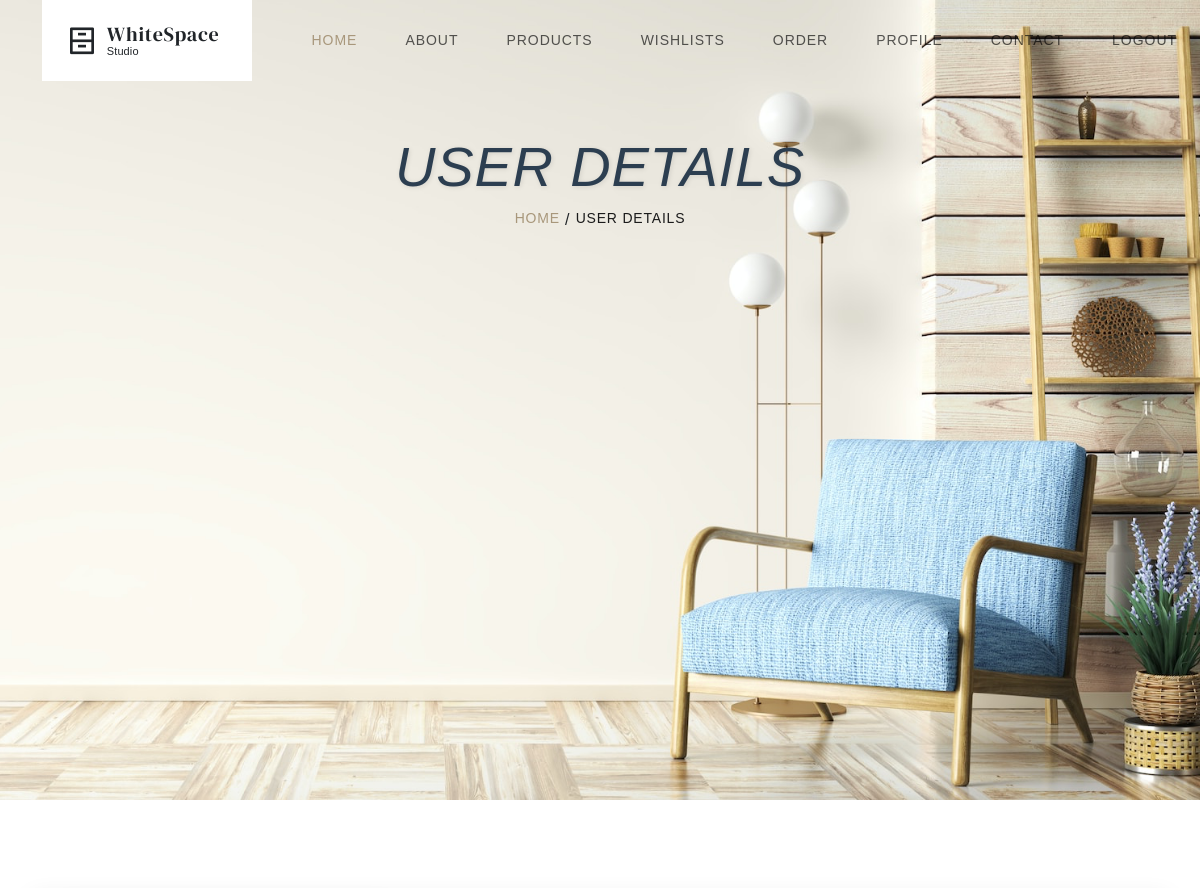
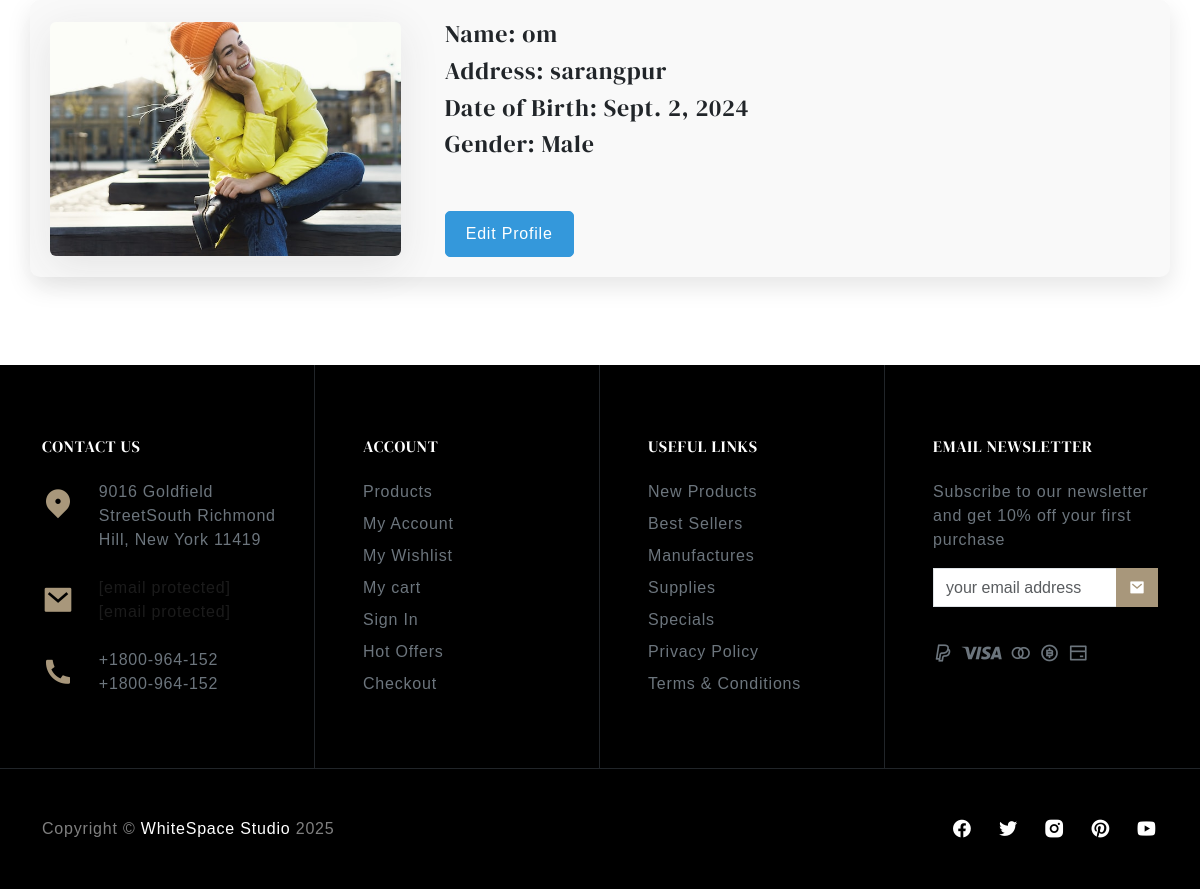
The page /showuser (signed in) on the database its author committed (2 pictures, top to bottom).
### myapp/models.py (models this page shows, shortened)
class UserProfile(models.Model):
    user = models.ForeignKey(Login, on_delete=models.CASCADE)
    address = models.TextField(blank=True, null=True)
    userprofile_image = models.ImageField(upload_to='media/', blank=True, null=True)
    date_of_birth = models.DateField(blank=True, null=True)
    gender = models.CharField(max_length=10, choices=[('Male', 'Male'), ('Female', 'Female'), ('Other', 'Other')], blank=True, null=True)
    loyalty_points = models.IntegerField(default=0)  # Track points earned by the user
    def user_image(self):
        return mark_safe('<img src = "{}" width = "100">'.format(self.userprofile_image.url))
    user_image.allow_tags = True

class Login(models.Model):
    name = models.CharField(max_length=100)
    email = models.EmailField(unique=True)
    password = models.CharField(max_length=100, default="admin@123")
    phone = models.CharField(max_length=20, null=True, blank=True)
    ROLE = (
        ("Seller", "Seller"),
        ("User", "User"),
    )
    role = models.CharField(max_length=10, choices=ROLE, default='User')
    STATUS = (
        ("0", "unapproved"),
        ("1", "approved")
    )
    status = models.CharField(max_length=10, choices=STATUS, default='0')
    id_proof = models.FileField(upload_to='id_proofs/', null=True, blank=True, default=None)
    def pic(self):
        return mark_safe('<img src = "{}" width = "100">'.format(self.id_proof.url))
    pic.allow_tags = True

### myapp/views.py (the view)
# urls.py: path('showuser', views.showuser, name='showuser'),
def showuser(request):
    context = checksession(request)
    uid = request.session['log_id']
    alluserdetails = UserProfile.objects.get(user=Login(id=uid))
    context.update({
        'alldetail': alluserdetails,
    })
    return render(request,'showuser.html', context)

### myapp/views.py (called while the page is built)
def checksession(request):
    uid = request.session.get('log_id')
    if not uid:
        return None
    try:
        userdata = Login.objects.get(id=uid)
        is_seller = userdata.role == "Seller"
        if is_seller:
            try:
                profile = SellerProfile.objects.get(user=userdata)
            except SellerProfile.DoesNotExist:
                profile = None
        else:
            try:
                profile = UserProfile.objects.get(user=userdata)
            except UserProfile.DoesNotExist:
                profile = None
        context = {
            'userdata': userdata,
            'is_seller': is_seller,
            'profile': profile,
        }
        return context
    except Login.DoesNotExist:
        return None

### myapp/templates/showuser.html (shortened to what this page needs)
{%extends 'base.html'%}
{%block main%}
{%load static%}
<div class="container py-5 my-1">
<div class="row align-items-center g-4">
<div class="col-lg-12 col-12 text-center">
<div class="text-center">
<h1 class="fw-Italic display-2" data-aos="fade-up" data-aos-duration="500">USER DETAILS</h1>
<nav aria-label="breadcrumb" class="d-flex justify-content-center">
<ol class="breadcrumb" data-aos="fade-up" data-aos-duration="600">
<li class="breadcrumb-item small"><a href="/" class="text-secondary">HOME </a></li> &nbsp;/&nbsp;<span><li class="breadcrumb-item small active" aria-current="page"><a
        href="/showuser">USER DETAILS</a></li>
</span>
</ol>
</nav>
</div>
</div>
</div>
</div>
</div>
<div class="section profile-section section-margin">
    <div class="container my-5">
        <div class="row align-items-center">
            <div class="col-md-4 col-sm-12">
                <div class="profile-image">
                    <img src="{{ alldetail.userprofile_image.url }}" alt="Clothing Image" class="img-fluid rounded shadow" />
                </div>
            </div>
            <div class="col-md-8 col-sm-12">
                <div class="content">
                    <h4 class="title">Name: {{ alldetail.user.name }}</h4>
                    <h4 class="title">Address: {{ alldetail.address }}</h4>
                    <h4 class="title">Date of Birth: {{ alldetail.date_of_birth }}</h4>
                    <h4 class="title">Gender: {{ alldetail.gender }}</h4>
                    <br>
                    <div class="shop-list-btn">
                        <a href="/editprofile" class="btn btn-primary btn-block">Edit Profile</a>
                    </div>
                </div>
            </div>
        </div>
    </div>
</div>
{%endblock%}

### myapp/static/css/style.css (style rules this page uses)
body { font-family:manrope,sans-serif;letter-spacing:.05rem }
.h1,.h2,.h3,.h4,.h5,.h6,h1,h2,h3,h4,h5,h6 { font-family:"dm serif display";font-weight:400!important;letter-spacing:.05rem }
a { text-decoration:none;color:#1b1b1b }
.btn { border-radius:0 }
.text-secondary { color:#a8977b!important }

### myapp/static/css/common.css (style rules this page uses)
body { font-family:manrope,sans-serif;letter-spacing:.05rem }
.h1,.h2,.h3,.h4,.h5,.h6,h1,h2,h3,h4,h5,h6 { font-family:"dm serif display";font-weight:400!important;letter-spacing:.05rem }
body { overflow-x:hidden }
a { -webkit-transition:all .3s ease 0s;-moz-transition:all .3s ease 0s;-o-transition:all .3s ease 0s;transition:all .3s ease 0s }
.shadow { box-shadow:0 10px 40px 0 rgba(47,47,47,.1)!important }

### myapp/templates/showuser.html (style rules this page uses)
h1.fw-Italic.display-2 { font-family: "Audiowide", sans-serif; font-size: 3.5rem; font-style: italic; font-weight: 400; color: #2c3e50; text-shadow: 1px 1px 5px rgba(0, 0, 0, 0.1); transition: transform 0.4s ease; }
[data-aos="fade-up"] { opacity: 0; transform: translateY(30px); transition: opacity 0.5s ease, transform 0.5s ease; }
[data-aos="fade-up"].aos-animate { opacity: 1; transform: translateY(0); }
.section.profile-section { padding: 40px 0; }
.profile-section .container { background-color: #f9f9f9; padding: 20px; border-radius: 10px; box-shadow: 0 10px 25px rgba(0, 0, 0, 0.1); }
.profile-section .profile-image img { max-width: 100%; height: auto; border-radius: 10px; box-shadow: 0 5px 15px rgba(0, 0, 0, 0.1); }
.profile-section .content { padding-left: 20px; padding-right: 20px; }
.profile-section .shop-list-btn { margin-top: 20px; }
.profile-section .shop-list-btn .btn { background-color: #3498db; border-color: #3498db; color: white; font-size: 1rem; padding: 10px 20px; border-radius: 5px; transition: background-color 0.3s ease; }

### rows shown on the page
UserProfile: userprofile_image (picture), user.name "om", address "sarangpur", date_of_birth "Sept. 2, 2024", gender "Male"
